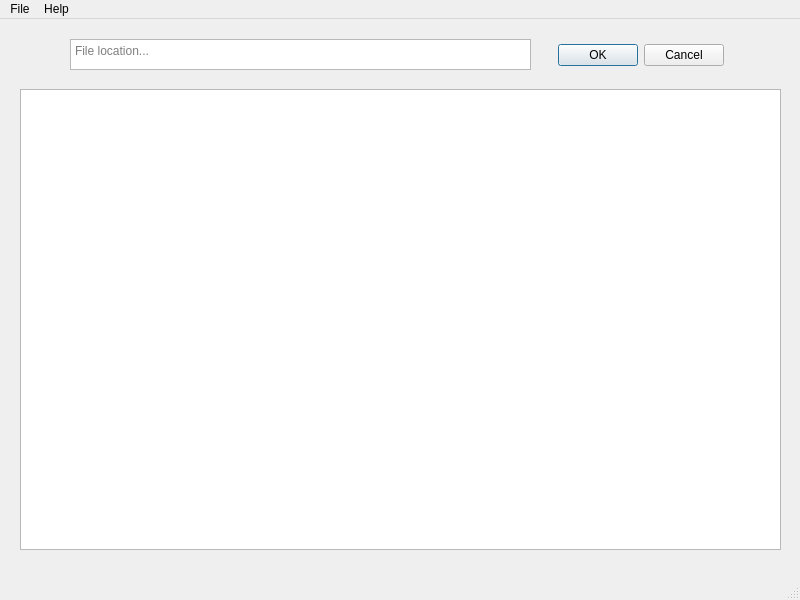
<?xml version="1.0" encoding="UTF-8"?>
<ui version="4.0">
 <class>MainWindow</class>
 <widget class="QMainWindow" name="MainWindow">
  <property name="geometry">
   <rect>
    <x>0</x>
    <y>0</y>
    <width>800</width>
    <height>600</height>
   </rect>
  </property>
  <property name="windowTitle">
   <string>MainWindow</string>
  </property>
  <widget class="QWidget" name="centralwidget">
   <widget class="QDialogButtonBox" name="buttonBox">
    <property name="geometry">
     <rect>
      <x>550</x>
      <y>19</y>
      <width>174</width>
      <height>34</height>
     </rect>
    </property>
    <property name="standardButtons">
     <set>QDialogButtonBox::StandardButton::Cancel|QDialogButtonBox::StandardButton::Ok</set>
    </property>
   </widget>
   <widget class="QTextEdit" name="textEdit">
    <property name="geometry">
     <rect>
      <x>70</x>
      <y>20</y>
      <width>461</width>
      <height>31</height>
     </rect>
    </property>
    <property name="textInteractionFlags">
     <set>Qt::TextInteractionFlag::TextEditorInteraction</set>
    </property>
    <property name="placeholderText">
     <string>File location...</string>
    </property>
   </widget>
   <widget class="QTextBrowser" name="textBrowser">
    <property name="geometry">
     <rect>
      <x>20</x>
      <y>70</y>
      <width>761</width>
      <height>461</height>
     </rect>
    </property>
   </widget>
  </widget>
  <widget class="QMenuBar" name="menubar">
   <property name="geometry">
    <rect>
     <x>0</x>
     <y>0</y>
     <width>800</width>
     <height>30</height>
    </rect>
   </property>
   <widget class="QMenu" name="menuFile">
    <property name="title">
     <string>File</string>
    </property>
    <addaction name="actionOpen"/>
    <addaction name="actionExit"/>
   </widget>
   <widget class="QMenu" name="menuHelp">
    <property name="title">
     <string>Help</string>
    </property>
   </widget>
   <addaction name="menuFile"/>
   <addaction name="menuHelp"/>
  </widget>
  <widget class="QStatusBar" name="statusbar"/>
  <action name="actionOpen">
   <property name="text">
    <string>Open</string>
   </property>
  </action>
  <action name="actionExit">
   <property name="text">
    <string>Exit</string>
   </property>
  </action>
 </widget>
 <resources/>
 <connections/>
</ui>
